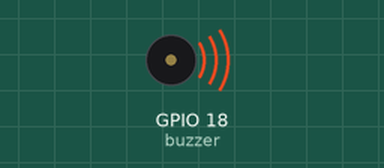
This program was run on a simulated Raspberry Pi (BCM pin numbers). On the bench: buzzer (waves = sounding, pin HIGH). At 64.0 s the program stops and its outputs stay as they are.

Above: at 0.2 s.
At 8.7 s:
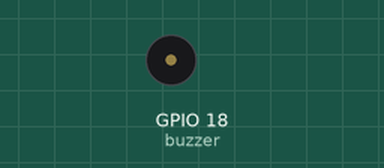
Timing chart, 0 to 10.4 s (numbered marks = the images above):
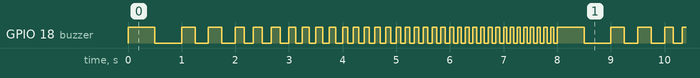

Measured:
- by itself, GPIO 18 (buzzer): moves between LOW and HIGH, repeating every 8.0 s
- by itself, everything shown: repeats every 8.0 s, in 72 steps

The program:

Buzzer2.py
```python
# 很吵的東西 我也不知道該怎麼解釋

import RPi.GPIO as gpio
import time
#              do   re   mi   fa   so   la   si   do
piano = list([261, 293, 329, 349, 391, 440, 493, 523])
buzzer = 18

gpio.setwarnings(False)
gpio.setmode(gpio.BCM)
gpio.setup(buzzer, gpio.OUT)


def play(pitch, sec):
    half_pitch = (1 / pitch) / 2
    t = int(pitch * sec)
    for i in range(t):
        gpio.output(buzzer, gpio.HIGH)
        time.sleep(half_pitch)
        gpio.output(buzzer, gpio.LOW)
        time.sleep(half_pitch)


for p in piano:
    play(1, 1)
    play(2, 1)
    play(3, 1)
    play(4, 1)
    play(5, 1)
    play(6, 1)
    play(7, 1)
    play(8, 1)


gpio.cleanup()
```
